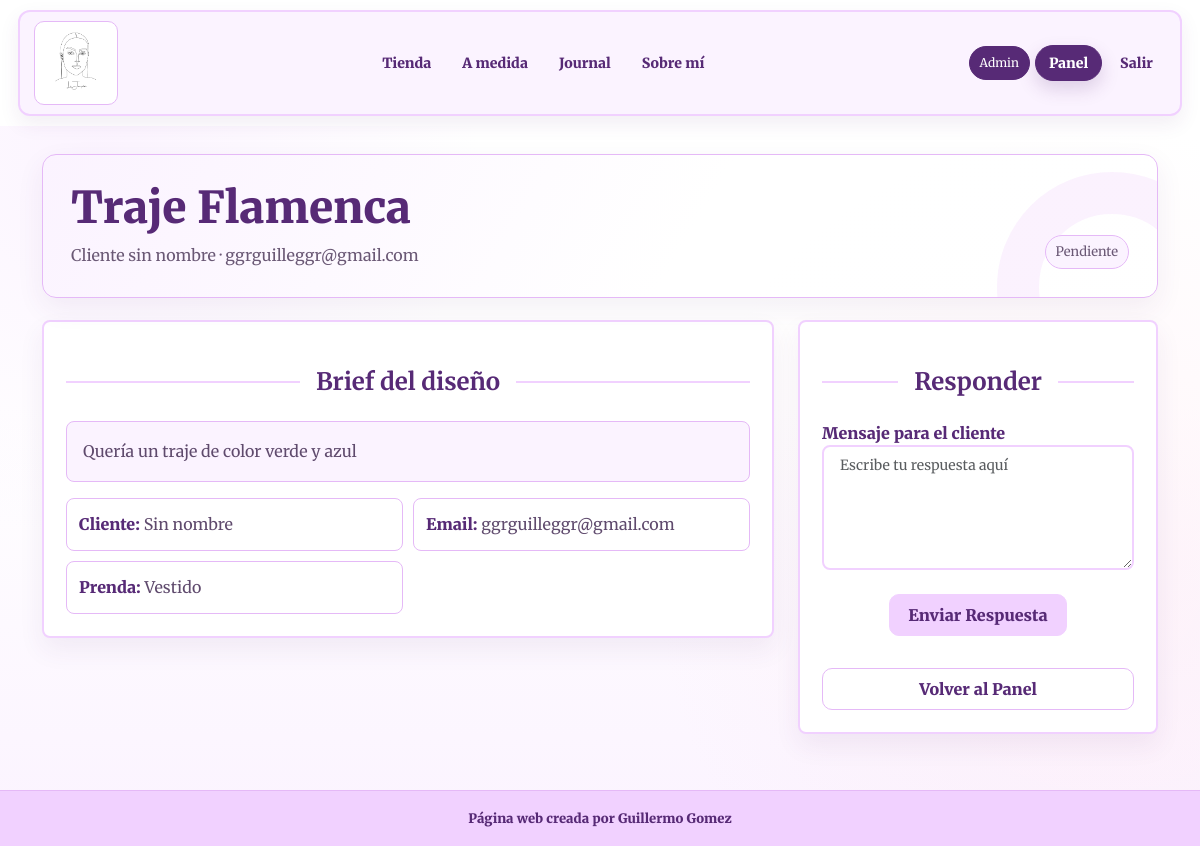
/peticion/1/ (signed in), run on the app's committed database.
### apps/sitio/models.py (models this page shows, shortened)
class Peticion(models.Model):
    ESTADOS = [
        ('pendiente', 'Pendiente'),
        ('respondida', 'Respondida'),
        ('cerrada', 'Cerrada'),
    ]
    TIPOS_PRENDA = [
        ('vestido', 'Vestido'),
        ('traje', 'Traje'),
        ('camiseta', 'Camiseta'),
        ('conjunto', 'Conjunto'),
        ('otro', 'Otro'),
    ]
    usuario = models.ForeignKey(settings.AUTH_USER_MODEL, verbose_name='usuario registrado', related_name='peticiones', on_delete=models.SET_NULL, null=True, blank=True)
    nombre_cliente = models.CharField('nombre del cliente', max_length=100, blank=True)
    telefono = models.CharField('teléfono', max_length=20, blank=True)
    asunto = models.TextField('idea principal', max_length=60)
    email = models.EmailField('correo electrónico')
    tipo_prenda = models.CharField('tipo de prenda', max_length=30, choices=TIPOS_PRENDA, default='vestido')
    talla_aproximada = models.CharField('talla aproximada', max_length=30, blank=True)
    presupuesto = models.DecimalField('presupuesto orientativo', max_digits=8, decimal_places=2, null=True, blank=True)
    fecha_evento = models.DateField('fecha del evento', null=True, blank=True)
    peticion = models.TextField('detalles del diseño', max_length=500)
    estado = models.CharField('estado', max_length=20, choices=ESTADOS, default='pendiente')
    fecha_creacion = models.DateTimeField('fecha de creación', default=timezone.now)
    class Meta:
        ordering = ['-fecha_creacion']
        verbose_name = 'solicitud a medida'
        verbose_name_plural = 'solicitudes a medida'

### apps/panel/views.py (the view, shortened to what this page needs)
# urls.py: path('peticion/<int:pk>/', views.peticion_detalle, name='peticionesDetalles'),
@staff_required
def peticion_detalle(request, pk):
    peticion = get_object_or_404(Peticion, pk=pk)
    return render(request, 'panel/peticion_detalle.html', {'peticion': peticion})

### apps/panel/templates/panel/peticion_detalle.html (shortened to what this page needs)
{% extends "base.html" %}
{% load static %}
{% block contenido %}
<div class="container form-page">
    <header class="lu-page-header">
        <div>
            <h1 class="contenido">{{ peticion.asunto }}</h1>
            <p>{{ peticion.nombre_cliente|default:"Cliente sin nombre" }} · {{ peticion.email }}</p>
        </div>
        <span class="lu-status">{{ peticion.get_estado_display }}</span>
    </header>
    <section class="peticion-detail-layout">
        <article class="contenedor-personalizado peticion-detail-panel">
            <div class="divider d-flex align-items-center my-4">
                <h4 class="contenido text-center fw-bold mx-3 mb-0">Brief del diseño</h4>
            </div>
            <p class="peticion-texto">{{ peticion.peticion }}</p>
            <div class="peticion-meta-grid">
                <p><strong class="contenido">Cliente:</strong> {{ peticion.nombre_cliente|default:"Sin nombre" }}</p>
                <p><strong class="contenido">Email:</strong> {{ peticion.email }}</p>
                <p><strong class="contenido">Prenda:</strong> {{ peticion.get_tipo_prenda_display }}</p>
            </div>
        </article>
        <aside class="contenedor-personalizado peticion-reply-panel">
            <div class="divider d-flex align-items-center my-4">
                <h4 class="contenido text-center fw-bold mx-3 mb-0">Responder</h4>
            </div>
            <form method="post" action="{% url 'peticionesDetalles' peticion.pk %}">
                <label class="contenido" for="respuesta">Mensaje para el cliente</label>
                <textarea id="respuesta" class="form-control form-control-lg" name="respuesta" rows="5" placeholder="Escribe tu respuesta aquí"></textarea>
                <div class="mt-3 text-center pt-2 align-items-center">
                    <button type="submit" class="contenido lu-btn">Enviar Respuesta</button>
                </div>
            </form>
            <a href="{% url 'dashboard' %}" class="contenido lu-btn lu-btn-ghost w-100 mt-3">Volver al Panel</a>
        </aside>
    </section>
</div>
<link rel="stylesheet" href="{% static 'css/pages/formularios.css' %}"/>
{% endblock %}

### static/css/base.css (style rules this page uses)
:root { --lu-primary: rgb(87, 42, 118); --lu-soft: #f1d1ff; --lu-soft-2: #fbf3ff; --lu-border: #e5b9f7; --lu-text: #3d254f; --lu-muted: #6a5875; --lu-surface: #fff; --lu-blush: #fff7fa; --lu-shadow: 0 18px 48px rgba(87, 42, 118, 0.1); --lu-shadow-soft: 0 10px 28px rgba(87, 42, 118, 0.07); --lu-radius: 14px; }
*, *::before, *::after { box-sizing: border-box; }
html { width: 100%; overflow-x: hidden; }
body { display: grid; min-height: 100vh; grid-template-rows: auto 1fr auto; color: var(--lu-text); background: radial-gradient(circle at 8% 18%, rgba(241, 209, 255, 0.24), transparent 24rem), radial-gradient(circle at 92% 68%, rgba(255, 225, 237, 0.32), transparent 28rem), linear-gradient(180deg, #fff 0%, #fff 48%, #fbf3ff 100%); font-family: "Merriweather", serif; font-weight: 400; overflow-x: hidden; }
main, section, article, aside, form, .container, .container-fluid { min-width: 0; }
a { color: var(--lu-primary); text-decoration: none; }
.contenido { font-family: "Merriweather", serif; font-weight: 900; font-style: normal; color: var(--lu-primary); }
.lu-page-header { position: relative; overflow: hidden; display: flex; align-items: flex-end; justify-content: space-between; gap: 20px; margin: 0 0 22px; padding: 28px; border: 1px solid var(--lu-border); border-radius: var(--lu-radius); background: linear-gradient(120deg, rgba(251, 243, 255, 0.98), rgba(255, 255, 255, 0.94) 58%); box-shadow: var(--lu-shadow-soft); min-width: 0; }
.lu-page-header::after { content: ""; position: absolute; right: -70px; bottom: -105px; width: 230px; height: 230px; border: 42px solid rgba(229, 185, 247, 0.18); border-radius: 50%; pointer-events: none; }
.lu-page-header > * { position: relative; z-index: 1; }
.lu-page-header h1, .lu-page-header p { margin: 0; }
.lu-page-header h1 { font-size: clamp(30px, 4vw, 44px); line-height: 1.15; }
.lu-page-header p:not(.lu-kicker) { max-width: 660px; margin-top: 8px; color: var(--lu-muted); line-height: 1.7; }
.lu-btn, .btn-outline-custom { display: inline-flex; align-items: center; justify-content: center; min-height: 42px; padding: 9px 18px; border-radius: 10px; border: 1px solid var(--lu-soft); background: var(--lu-soft); color: var(--lu-primary); line-height: 1; transition: background-color .18s ease, border-color .18s ease, transform .18s ease, box-shadow .18s ease; text-align: center; white-space: normal; }
.lu-btn-ghost { background: #fff; border-color: var(--lu-border); }
.lu-status { display: inline-flex; align-items: center; min-height: 30px; padding: 6px 10px; border: 1px solid var(--lu-border); border-radius: 999px; background: var(--lu-soft-2); color: var(--lu-muted); font-size: 13px; }
.form-control, .form-control-lg, .form-select { width: 100%; max-width: 100%; min-height: 44px; border: 2px solid var(--lu-soft); border-radius: 8px; color: var(--lu-text); transition: border-color .18s ease, box-shadow .18s ease, background-color .18s ease; }
textarea.form-control, textarea.form-control-lg { min-height: 120px; resize: vertical; }

### static/css/pages/formularios.css (style rules this page uses)
.contenedor-personalizado { border: 2px solid #f1d1ff; border-radius: 8px; padding: 22px; height: fit-content; background: #fff; box-shadow: 0 12px 26px rgba(87, 42, 118, 0.07); min-width: 0; }
.contenido { font-family: "Merriweather", serif; font-weight: 900; font-style: normal; color: rgb(87, 42, 118); }
.form-control, .form-control-lg { width: 100%; max-width: 100%; font-size: 14px; margin-bottom: 10px; }
.divider:after, .divider:before { content: ""; flex: 1; height: 2px; background: #f1d1ff; }
label { font-family: "Merriweather", serif; font-weight: 900; font-style: normal; color: rgb(87, 42, 118); }
.cuenta-layout > *, .form-layout > *, .peticion-detail-layout > *, .a-medida-page .row > * { min-width: 0; }
.form-page { padding-top: 28px; padding-bottom: 56px; }
.form-layout, .peticion-detail-layout { display: grid; grid-template-columns: 320px minmax(0, 1fr); gap: 24px; align-items: start; }
.peticion-detail-layout { grid-template-columns: minmax(0, 1fr) 360px; }
.form-help, .peticion-reply-panel { position: sticky; top: 108px; }
.form-help p, .peticion-detail-panel p, .peticion-reply-panel p { color: #5f4a6d; line-height: 1.7; }
.peticion-texto { padding: 16px; border: 1px solid #e5b9f7; border-radius: 8px; background: #fbf3ff; }
.peticion-meta-grid { display: grid; grid-template-columns: repeat(2, minmax(0, 1fr)); gap: 10px; }
.peticion-meta-grid p { margin: 0; padding: 12px; border: 1px solid #e5b9f7; border-radius: 8px; background: #fff; }

### data on the page
Peticion: asunto "Traje Flamenca", nombre_cliente "Cliente sin nombre", email "ggrguilleggr@gmail.com", estado "Pendiente", peticion "Quería un traje de color verde y azul", nombre_cliente "Sin nombre", tipo_prenda "Vestido"
